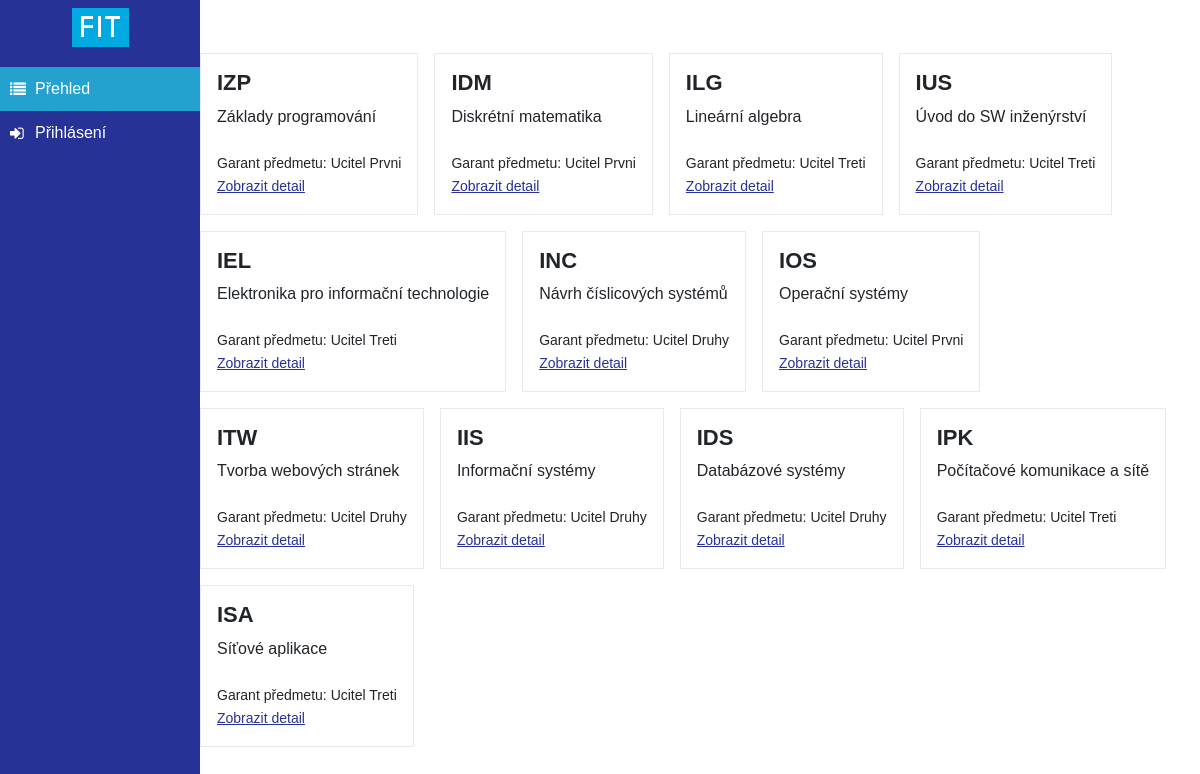
The page /pages/overview.php on the database its author committed.
### tables this page shows
CREATE TABLE IF NOT EXISTS `kurz` (
  `ID` INT NOT NULL AUTO_INCREMENT,
  `status` BOOLEAN NOT NULL DEFAULT 0,
  `zkratka` VARCHAR(45) NULL,
  `nazev` VARCHAR(45) NULL,
  `popis` VARCHAR(45) NULL,
  `cena` INT NULL,
  `limit` INT NULL,
  `garant_ID` INT NULL,
  PRIMARY KEY (`ID`),
  CONSTRAINT `fk_kurz_uzivatel1`
    FOREIGN KEY (`garant_ID`)
    REFERENCES `uzivatel` (`ID`)
    ON DELETE NO ACTION
    ON UPDATE NO ACTION);

CREATE TABLE IF NOT EXISTS `uzivatel` (
  `ID` INT NOT NULL AUTO_INCREMENT,
  `login` VARCHAR(45) NULL,
  `heslo` VARCHAR(80) NULL,
  `rodne_cislo` VARCHAR(45) NULL,
  `jmeno` VARCHAR(45) NULL,
  `prijmeni` VARCHAR(45) NULL,
  `datum_narozeni` DATETIME NULL,
  `adresa` VARCHAR(45) NULL,
  `email` VARCHAR(45) NULL,
  `role` INT NULL,
  PRIMARY KEY (`ID`));

### services/permission_service.php (called while the page is built, shortened)
<?php
require_once __DIR__ . '/../data/repository_factory.php';
class PermissionService
{
    public static function isUserLoggedIn(): bool
    {
        return isset($_SESSION['user_id']) && isset($_SESSION['role']);
    }
}

### data/repository_factory.php (called while the page is built)
<?php
require_once 'repository.php';
class RepositoryFactory
{
    public static function create(): Repository
    {
        return new Repository('localhost', 'root', '', 'mydb');
    }
}

### services/overview_service.php (called while the page is built, shortened)
<?php
require_once __DIR__ . '/../data/repository_factory.php';
Class OverviewService
{
    private Repository $repository;
    public function __construct()
    {
        $this->repository = RepositoryFactory::create();
    }
    public function getAllCoursesJoinGarant(): array
    {
        $courses = $this->repository->getAll('Kurz');
        foreach ($courses as &$course) {
            $garantId = $course['garant_ID'];
            $garant = $this->repository->getOneById('Uzivatel', ['jmeno', 'prijmeni'], $garantId);
        }
        return $courses;
    }
}

### data/repository.php (called while the page is built, shortened)
<?php
class Repository
{
    private $conn;
    function __construct($servername, $username, $password, $dbname)
    {
        $this->conn = new mysqli($servername, $username, $password, $dbname) or die("Connection failed: " . mysqli_connect_error());
    }
    private function getSelectorString(array $selector) : string
    {
        if ($selector == []) {
            return "*";
        }
        $ret_str = "";
        foreach ($selector as $value) {
            $ret_str = $ret_str . '`' . $value . '`, ';
        }
        $ret_str = rtrim($ret_str, ", ");
        return $ret_str;
    }
    function getAll(string $table, array $selector = []) : array
    {
        $sql = "SELECT " . $this->getSelectorString($selector) . " FROM $table";
        $result = $this->conn->query($sql);
        if ($result->num_rows > 0) {
            return $result->fetch_all(MYSQLI_ASSOC);
        } else {
            return [];
        }
    }
    function getOneById(string $table, array $selector, int $id) : array
    {
        $sql = "SELECT " . $this->getSelectorString($selector) . " FROM $table WHERE ID=$id";
        $result = $this->conn->query($sql);
        if ($result->num_rows > 0) {
            return $result->fetch_assoc();
        } else {
            return [];
        }
    }
}

### pages/overview.php (the view)
<?php
    require_once '../services/overview_service.php';
    require_once('../common/common.php');
    $service = new OverviewService();
    $courses = $service->getAllCoursesJoinGarant();
    make_header('WIS- přehled', 'overview');
?>
<body>
    <div class="wrapper d-flex">
        <header>
            <?php include __DIR__ . '/menu.php'; ?>
        </header>
        <main>
            <div class="container d-flex justify-content-center h-100 align-items-center">
                <div class="row row-cols-1 row-cols-sm-2 row-cols-md-3 row-cols-lg-4 gap-3">
                    <?php foreach ($courses as $course) :?>
                    <div class="col d-flex flex-column gap-4 w-auto h-auto justify-content-center p-3">
                        <div>
                            <h3 class="short"><?php echo htmlspecialchars($course['zkratka'])?></h3>
                            <p><?php echo htmlspecialchars($course['nazev'])?></p>
                        </div>
                        <div>
                            <p class="garant">
                                Garant předmetu: <?php echo htmlspecialchars($course['garant_ID']['jmeno'].' '.$course['garant_ID']['prijmeni']);?>
                            </p>
                            <a href="course_detail.php?id=<?php echo urlencode($course['ID']); ?>">Zobrazit detail</a>
                        </div>
                    </div>
                    <?php endforeach; ?>
                </div>
            </div>
        </main>
    </div>
</body>
</html>

### common/common.php (shortened to what this page needs)
<?php
    function make_header($title, $file) { ?>
        <!DOCTYPE html>
        <html lang="en">
        <head>
            <link href="https://cdn.jsdelivr.net/npm/bootstrap@5.3.2/dist/css/bootstrap.min.css" rel="stylesheet">
            <link rel="stylesheet" href="https://cdnjs.cloudflare.com/ajax/libs/font-awesome/4.7.0/css/font-awesome.min.css">
            <link rel="stylesheet" href="../assets/css/main.css">
            <link rel="stylesheet" href="../assets/css/<?php echo $file?>.css">
        </head>
        <body>
    <?php
    }
?>

### pages/menu.php (shortened to what this page needs)
<?php
require_once __DIR__ . '/../services/permission_service.php';
?>
<nav class="navbar">
    <a href="overview.php"><img src="../assets/img/logo.png" alt="FIT VUT logo" class="logo"></a>
    <ul class="navbar-nav">
        <li class="nav-item <?php echo (basename($_SERVER['PHP_SELF']) == 'overview.php') ? 'active' : ''; ?>">
            <a href="overview.php">
                <i class="fa fa-list"></i>
                Přehled
            </a>
        </li>
        <?php if (!PermissionService::isUserLoggedIn()) { ?>
        <li class="nav-item <?php if(basename($_SERVER['PHP_SELF']) == 'login.php') echo 'active' ?>">
            <a href="login.php">
                <i class="fa fa-sign-in"></i>
                Přihlásení
            </a>
        </li>
        <?php } ?>
    </ul>
</nav>

### assets/css/main.css (style rules this page uses)
:root { --color-primary: rgb(39, 50, 150); --color-secondary: rgb(36, 162, 207); --color-gray: rgb(233, 233, 233); }
* { margin: 0; padding: 0; font-size: 16px; }
i { color: white; width: 20px; }
header { height: 100vh; width: 200px; background-color: var(--color-primary); position: static; }
.wrapper { min-height: 100vh; }
body { box-sizing: border-box; font-family: Arial, Helvetica, sans-serif; font-weight: 400; height: 100vh; }
main { flex: 1; }
.logo { max-width: 100px; margin: auto; }
.navbar { display: flex; flex-direction: column; gap: 20px; border: none; }
.navbar-nav { display: flex; flex-direction: column; width: 100%; }
.nav-item { list-style-type: none; padding: 10px; transition: .5s ease; }
.nav-item.active { background-color: var(--color-secondary); }
.nav-item a { display: flex; gap: 5px; align-items: center; color: rgb(255, 255, 255); font-size: 16px; text-decoration: none; }

### assets/css/overview.css (style rules this page uses)
a { color: var(--color-primary); font-size: 14px; }
p { margin: 0; }
.col { border: 1px solid var(--color-gray); position: relative; transition: .3s ease; }
.short { font-size: 22px; font-weight: 800; }
.garant { font-size: 14px; }

### rows shown on the page
kurz: zkratka "IZP", nazev "Základy programování", garant_ID.prijmeni "Ucitel Prvni"
kurz: zkratka "IDM", nazev "Diskrétní matematika", garant_ID.prijmeni "Ucitel Prvni"
kurz: zkratka "ILG", nazev "Lineární algebra", garant_ID.prijmeni "Ucitel Treti"
kurz: zkratka "IUS", nazev "Úvod do SW inženýrství", garant_ID.prijmeni "Ucitel Treti"
kurz: zkratka "IEL", nazev "Elektronika pro informační technologie", garant_ID.prijmeni "Ucitel Treti"
kurz: zkratka "INC", nazev "Návrh číslicových systémů", garant_ID.prijmeni "Ucitel Druhy"
kurz: zkratka "IOS", nazev "Operační systémy", garant_ID.prijmeni "Ucitel Prvni"
kurz: zkratka "ITW", nazev "Tvorba webových stránek", garant_ID.prijmeni "Ucitel Druhy"
kurz: zkratka "IIS", nazev "Informační systémy", garant_ID.prijmeni "Ucitel Druhy"
kurz: zkratka "IDS", nazev "Databázové systémy", garant_ID.prijmeni "Ucitel Druhy"
kurz: zkratka "IPK", nazev "Počítačové komunikace a sítě", garant_ID.prijmeni "Ucitel Treti"
kurz: zkratka "ISA", nazev "Síťové aplikace", garant_ID.prijmeni "Ucitel Treti"
